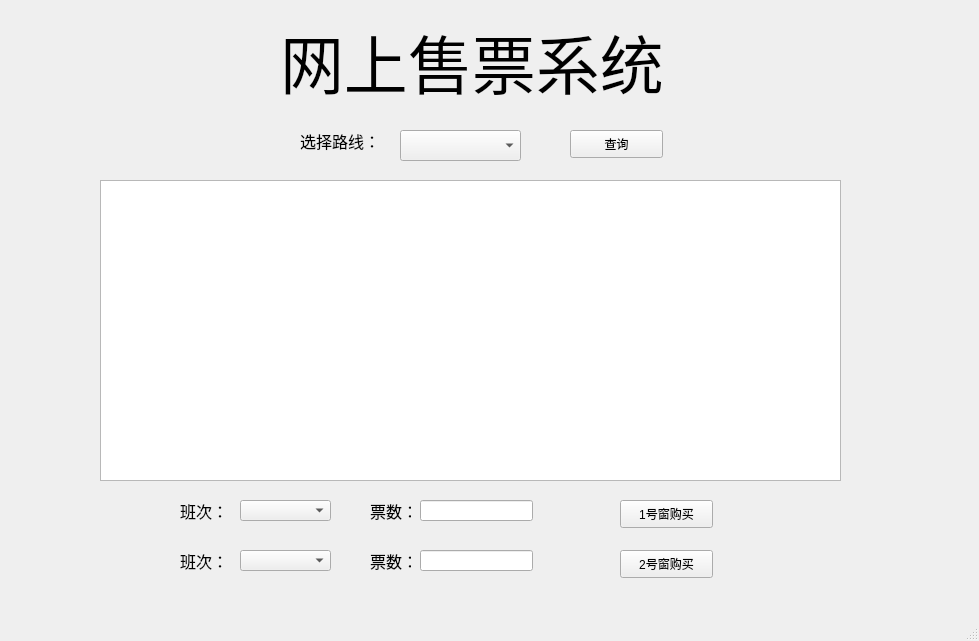
<?xml version="1.0" encoding="UTF-8"?>
<ui version="4.0">
 <class>MainWindow</class>
 <widget class="QMainWindow" name="MainWindow">
  <property name="geometry">
   <rect>
    <x>0</x>
    <y>0</y>
    <width>979</width>
    <height>641</height>
   </rect>
  </property>
  <property name="windowTitle">
   <string>MainWindow</string>
  </property>
  <widget class="QWidget" name="centralwidget">
   <widget class="QLabel" name="label">
    <property name="geometry">
     <rect>
      <x>280</x>
      <y>10</y>
      <width>681</width>
      <height>101</height>
     </rect>
    </property>
    <property name="font">
     <font>
      <family>Agency FB</family>
      <pointsize>48</pointsize>
     </font>
    </property>
    <property name="text">
     <string>网上售票系统</string>
    </property>
   </widget>
   <widget class="QLabel" name="label_2">
    <property name="geometry">
     <rect>
      <x>300</x>
      <y>130</y>
      <width>81</width>
      <height>21</height>
     </rect>
    </property>
    <property name="font">
     <font>
      <family>Agency FB</family>
      <pointsize>12</pointsize>
     </font>
    </property>
    <property name="text">
     <string>选择路线：</string>
    </property>
   </widget>
   <widget class="QComboBox" name="comboBox">
    <property name="geometry">
     <rect>
      <x>400</x>
      <y>130</y>
      <width>121</width>
      <height>31</height>
     </rect>
    </property>
   </widget>
   <widget class="QPushButton" name="pushButton">
    <property name="geometry">
     <rect>
      <x>570</x>
      <y>130</y>
      <width>93</width>
      <height>28</height>
     </rect>
    </property>
    <property name="text">
     <string>查询</string>
    </property>
   </widget>
   <widget class="QTextEdit" name="textEdit">
    <property name="geometry">
     <rect>
      <x>100</x>
      <y>180</y>
      <width>741</width>
      <height>301</height>
     </rect>
    </property>
    <property name="font">
     <font>
      <family>仿宋</family>
      <pointsize>28</pointsize>
     </font>
    </property>
   </widget>
   <widget class="QComboBox" name="comboBox_2">
    <property name="geometry">
     <rect>
      <x>240</x>
      <y>500</y>
      <width>91</width>
      <height>21</height>
     </rect>
    </property>
   </widget>
   <widget class="QPushButton" name="pushButton_2">
    <property name="geometry">
     <rect>
      <x>620</x>
      <y>500</y>
      <width>93</width>
      <height>28</height>
     </rect>
    </property>
    <property name="text">
     <string>1号窗购买</string>
    </property>
   </widget>
   <widget class="QLabel" name="label_3">
    <property name="geometry">
     <rect>
      <x>180</x>
      <y>500</y>
      <width>51</width>
      <height>21</height>
     </rect>
    </property>
    <property name="font">
     <font>
      <family>Agency FB</family>
      <pointsize>12</pointsize>
     </font>
    </property>
    <property name="text">
     <string>班次：</string>
    </property>
   </widget>
   <widget class="QLabel" name="label_4">
    <property name="geometry">
     <rect>
      <x>370</x>
      <y>500</y>
      <width>41</width>
      <height>21</height>
     </rect>
    </property>
    <property name="font">
     <font>
      <family>Agency FB</family>
      <pointsize>12</pointsize>
     </font>
    </property>
    <property name="text">
     <string>票数：</string>
    </property>
   </widget>
   <widget class="QLineEdit" name="lineEdit">
    <property name="geometry">
     <rect>
      <x>420</x>
      <y>500</y>
      <width>113</width>
      <height>21</height>
     </rect>
    </property>
   </widget>
   <widget class="QComboBox" name="comboBox_3">
    <property name="geometry">
     <rect>
      <x>240</x>
      <y>550</y>
      <width>91</width>
      <height>21</height>
     </rect>
    </property>
   </widget>
   <widget class="QLineEdit" name="lineEdit_2">
    <property name="geometry">
     <rect>
      <x>420</x>
      <y>550</y>
      <width>113</width>
      <height>21</height>
     </rect>
    </property>
   </widget>
   <widget class="QLabel" name="label_5">
    <property name="geometry">
     <rect>
      <x>180</x>
      <y>550</y>
      <width>51</width>
      <height>21</height>
     </rect>
    </property>
    <property name="font">
     <font>
      <family>Agency FB</family>
      <pointsize>12</pointsize>
     </font>
    </property>
    <property name="text">
     <string>班次：</string>
    </property>
   </widget>
   <widget class="QPushButton" name="pushButton_3">
    <property name="geometry">
     <rect>
      <x>620</x>
      <y>550</y>
      <width>93</width>
      <height>28</height>
     </rect>
    </property>
    <property name="text">
     <string>2号窗购买</string>
    </property>
   </widget>
   <widget class="QLabel" name="label_6">
    <property name="geometry">
     <rect>
      <x>370</x>
      <y>550</y>
      <width>41</width>
      <height>21</height>
     </rect>
    </property>
    <property name="font">
     <font>
      <family>Agency FB</family>
      <pointsize>12</pointsize>
     </font>
    </property>
    <property name="text">
     <string>票数：</string>
    </property>
   </widget>
  </widget>
  <widget class="QMenuBar" name="menubar">
   <property name="geometry">
    <rect>
     <x>0</x>
     <y>0</y>
     <width>979</width>
     <height>23</height>
    </rect>
   </property>
  </widget>
  <widget class="QStatusBar" name="statusbar"/>
 </widget>
 <resources/>
 <connections/>
</ui>
